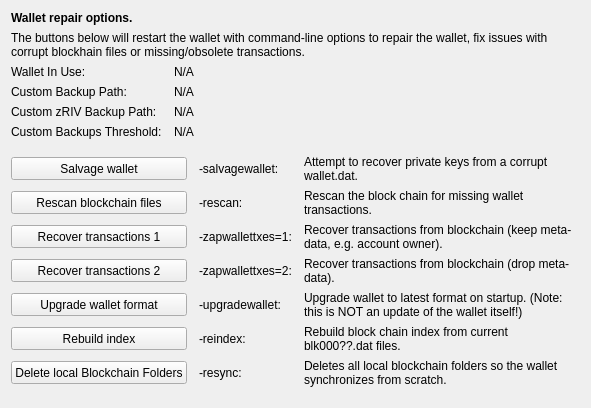
     <widget class="QWidget" name="tab_repair">
      <attribute name="title">
       <string>&amp;Wallet Repair</string>
      </attribute>
      <layout class="QGridLayout" name="gridLayout_4" columnstretch="0,0,0,0">
       <property name="horizontalSpacing">
        <number>12</number>
       </property>
       <item row="0" column="0" colspan="4">
        <widget class="QLabel" name="label_repair_header">
         <property name="font">
          <font>
           <weight>75</weight>
           <bold>true</bold>
          </font>
         </property>
         <property name="text">
          <string>Wallet repair options.</string>
         </property>
        </widget>
       </item>
       <item row="1" column="0" colspan="4">
        <widget class="QLabel" name="label_repair_helptext">
         <property name="font">
          <font>
           <weight>50</weight>
           <bold>false</bold>
          </font>
         </property>
         <property name="text">
          <string>The buttons below will restart the wallet with command-line options to repair the wallet, fix issues with corrupt blockhain files or missing/obsolete transactions.</string>
         </property>
         <property name="wordWrap">
          <bool>true</bool>
         </property>
        </widget>
       </item>
       <item row="2" column="0">
        <widget class="QLabel" name="wallet_path_label">
         <property name="text">
          <string>Wallet In Use:</string>
         </property>
        </widget>
       </item>
       <item row="2" column="1" colspan="3">
        <widget class="QLabel" name="wallet_path">
         <property name="cursor">
          <cursorShape>IBeamCursor</cursorShape>
         </property>
         <property name="text">
          <string>N/A</string>
         </property>
         <property name="textFormat">
          <enum>Qt::PlainText</enum>
         </property>
         <property name="textInteractionFlags">
          <set>Qt::LinksAccessibleByMouse|Qt::TextSelectableByKeyboard|Qt::TextSelectableByMouse</set>
         </property>
        </widget>
       </item>
       <item row="3" column="0">
        <widget class="QLabel" name="wallet_custombackuppath_label">
         <property name="visible">
          <bool>false</bool>
         </property>
         <property name="text">
          <string>Custom Backup Path:</string>
         </property>
        </widget>
       </item>
       <item row="3" column="1" colspan="3">
        <widget class="QLabel" name="wallet_custombackuppath">
         <property name="cursor">
          <cursorShape>IBeamCursor</cursorShape>
         </property>
         <property name="visible">
          <bool>false</bool>
         </property>
         <property name="text">
          <string>N/A</string>
         </property>
         <property name="textFormat">
          <enum>Qt::PlainText</enum>
         </property>
         <property name="textInteractionFlags">
          <set>Qt::LinksAccessibleByMouse|Qt::TextSelectableByKeyboard|Qt::TextSelectableByMouse</set>
         </property>
        </widget>
       </item>
       <item row="4" column="0">
        <widget class="QLabel" name="wallet_customzpivbackuppath_label">
         <property name="visible">
          <bool>false</bool>
         </property>
         <property name="text">
          <string>Custom zRIV Backup Path:</string>
         </property>
        </widget>
       </item>
       <item row="4" column="1" colspan="3">
        <widget class="QLabel" name="wallet_customzpivbackuppath">
         <property name="cursor">
          <cursorShape>IBeamCursor</cursorShape>
         </property>
         <property name="visible">
          <bool>false</bool>
         </property>
         <property name="text">
          <string>N/A</string>
         </property>
         <property name="textFormat">
          <enum>Qt::PlainText</enum>
         </property>
         <property name="textInteractionFlags">
          <set>Qt::LinksAccessibleByMouse|Qt::TextSelectableByKeyboard|Qt::TextSelectableByMouse</set>
         </property>
        </widget>
       </item>
       <item row="5" column="0">
        <widget class="QLabel" name="wallet_custombackupthreshold_label">
         <property name="visible">
          <bool>false</bool>
         </property>
         <property name="text">
          <string>Custom Backups Threshold:</string>
         </property>
        </widget>
       </item>
       <item row="5" column="1" colspan="3">
        <widget class="QLabel" name="wallet_custombackupthreshold">
         <property name="cursor">
          <cursorShape>IBeamCursor</cursorShape>
         </property>
         <property name="visible">
          <bool>false</bool>
         </property>
         <property name="text">
          <string>N/A</string>
         </property>
         <property name="textFormat">
          <enum>Qt::PlainText</enum>
         </property>
         <property name="textInteractionFlags">
          <set>Qt::LinksAccessibleByMouse|Qt::TextSelectableByKeyboard|Qt::TextSelectableByMouse</set>
         </property>
        </widget>
       </item>
       <item row="6" column="0">
        <spacer name="verticalSpacer_repair1">
         <property name="orientation">
          <enum>Qt::Vertical</enum>
         </property>
         <property name="sizeHint" stdset="0">
          <size>
           <width>10</width>
           <height>10</height>
          </size>
         </property>
        </spacer>
       </item>
       <item row="7" column="0" colspan="2">
        <widget class="QPushButton" name="btn_salvagewallet">
         <property name="minimumSize">
          <size>
           <width>100</width>
           <height>23</height>
          </size>
         </property>
         <property name="text">
          <string>Salvage wallet</string>
         </property>
        </widget>
       </item>
       <item row="7" column="2">
        <widget class="QLabel" name="label_repair_salvage_command">
         <property name="text">
          <string notr="true">-salvagewallet:</string>
         </property>
        </widget>
       </item>
       <item row="7" column="3">
        <widget class="QLabel" name="label_repair_salvage">
         <property name="text">
          <string>Attempt to recover private keys from a corrupt wallet.dat.</string>
         </property>
         <property name="wordWrap">
          <bool>true</bool>
         </property>
        </widget>
       </item>
       <item row="8" column="0" colspan="2">
        <widget class="QPushButton" name="btn_rescan">
         <property name="minimumSize">
          <size>
           <width>100</width>
           <height>23</height>
          </size>
         </property>
         <property name="text">
          <string>Rescan blockchain files</string>
         </property>
        </widget>
       </item>
       <item row="8" column="2">
        <widget class="QLabel" name="label_repair_rescan_command">
         <property name="text">
          <string notr="true">-rescan:</string>
         </property>
        </widget>
       </item>
       <item row="8" column="3">
        <widget class="QLabel" name="label_repair_rescan">
         <property name="text">
          <string>Rescan the block chain for missing wallet transactions.</string>
         </property>
         <property name="wordWrap">
          <bool>true</bool>
         </property>
        </widget>
       </item>
       <item row="9" column="0" colspan="2">
        <widget class="QPushButton" name="btn_zapwallettxes1">
         <property name="minimumSize">
          <size>
           <width>100</width>
           <height>23</height>
          </size>
         </property>
         <property name="text">
          <string>Recover transactions 1</string>
         </property>
        </widget>
       </item>
       <item row="9" column="2">
        <widget class="QLabel" name="label_repair_zap1_command">
         <property name="text">
          <string notr="true">-zapwallettxes=1:</string>
         </property>
        </widget>
       </item>
       <item row="9" column="3">
        <widget class="QLabel" name="label_repair_zap1">
         <property name="text">
          <string>Recover transactions from blockchain (keep meta-data, e.g. account owner).</string>
         </property>
         <property name="wordWrap">
          <bool>true</bool>
         </property>
        </widget>
       </item>
       <item row="10" column="0" colspan="2">
        <widget class="QPushButton" name="btn_zapwallettxes2">
         <property name="minimumSize">
          <size>
           <width>100</width>
           <height>23</height>
          </size>
         </property>
         <property name="text">
          <string>Recover transactions 2</string>
         </property>
        </widget>
       </item>
       <item row="10" column="2">
        <widget class="QLabel" name="label_repair_zap2_command">
         <property name="text">
          <string notr="true">-zapwallettxes=2:</string>
         </property>
        </widget>
       </item>
       <item row="10" column="3">
        <widget class="QLabel" name="label_repair_zap2">
         <property name="text">
          <string>Recover transactions from blockchain (drop meta-data).</string>
         </property>
         <property name="wordWrap">
          <bool>true</bool>
         </property>
        </widget>
       </item>
       <item row="11" column="0" colspan="2">
        <widget class="QPushButton" name="btn_upgradewallet">
         <property name="minimumSize">
          <size>
           <width>100</width>
           <height>23</height>
          </size>
         </property>
         <property name="text">
          <string>Upgrade wallet format</string>
         </property>
        </widget>
       </item>
       <item row="11" column="2">
        <widget class="QLabel" name="label_repair_upgrade_command">
         <property name="text">
          <string notr="true">-upgradewallet:</string>
         </property>
        </widget>
       </item>
       <item row="11" column="3">
        <widget class="QLabel" name="label_repair_upgrade">
         <property name="text">
          <string>Upgrade wallet to latest format on startup. (Note: this is NOT an update of the wallet itself!)</string>
         </property>
         <property name="wordWrap">
          <bool>true</bool>
         </property>
        </widget>
       </item>
       <item row="12" column="0" colspan="2">
        <widget class="QPushButton" name="btn_reindex">
         <property name="minimumSize">
          <size>
           <width>100</width>
           <height>23</height>
          </size>
         </property>
         <property name="text">
          <string>Rebuild index</string>
         </property>
        </widget>
       </item>
       <item row="12" column="2">
        <widget class="QLabel" name="label_repair_reindex_command">
         <property name="text">
          <string notr="true">-reindex:</string>
         </property>
        </widget>
       </item>
       <item row="12" column="3">
        <widget class="QLabel" name="label_repair_reindex">
         <property name="text">
          <string>Rebuild block chain index from current blk000??.dat files.</string>
         </property>
         <property name="wordWrap">
          <bool>true</bool>
         </property>
        </widget>
       </item>
       <item row="13" column="0" colspan="2">
        <widget class="QPushButton" name="btn_resync">
         <property name="minimumSize">
          <size>
           <width>100</width>
           <height>23</height>
          </size>
         </property>
         <property name="text">
          <string>Delete local Blockchain Folders</string>
         </property>
        </widget>
       </item>
       <item row="13" column="2">
        <widget class="QLabel" name="label_repair_resync_command">
         <property name="text">
          <string>-resync:</string>
         </property>
        </widget>
       </item>
       <item row="13" column="3">
        <widget class="QLabel" name="label_repair_resync">
         <property name="text">
          <string>Deletes all local blockchain folders so the wallet synchronizes from scratch.</string>
         </property>
         <property name="wordWrap">
          <bool>true</bool>
         </property>
        </widget>
       </item>
       <item row="14" column="0">
        <spacer name="verticalSpacer_repair2">
         <property name="orientation">
          <enum>Qt::Vertical</enum>
         </property>
         <property name="sizeHint" stdset="0">
          <size>
           <width>20</width>
           <height>10</height>
          </size>
         </property>
        </spacer>
       </item>
      </layout>
     </widget>
